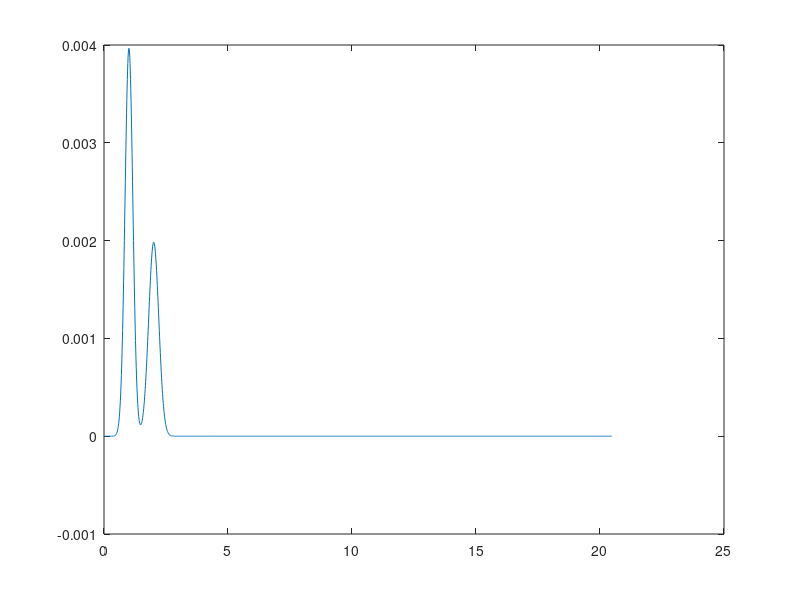

Reproduce this figure in MATLAB.
function MyConvolution
%Code to solve Homework problems 
data = importdata('Vout.dat');
t = data(:,1);  %getting time
v = data(:,2); % getting voltage

%% response function
if t < 0
    roft = 0;
else
    roft = exp(-t);
end


%% FFT of response function and signal,using built in FFT
Froft = fft(roft);
Fv = fft(v);
ConSig = Fv./Froft;
Sig = ifft(ConSig);
plot(t,Sig)


end

